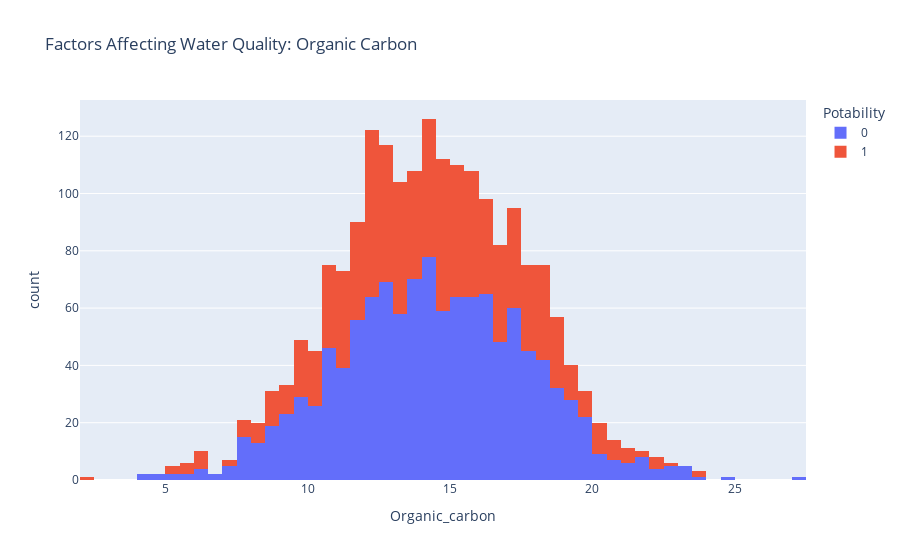

Notebook code for this chart:
### Markdown cell above
#### 8. Create a histogram chart to visualize the distribution of organic carbon in water

### Code cell
px.histogram(waterdf, x = "Organic_carbon", color = "Potability", title= "Factors Affecting Water Quality: Organic Carbon")

### Figure 1 — Plotly figure (JSON) as saved in the notebook; plotly's stock layout.template omitted (floating-point values rounded to 4 significant figures; data arrays with more than 128 entries replaced by an {"elided": "..."} marker saying what was removed)
{"data": [{"bingroup": "x", "hovertemplate": "Potability=0<br>Organic_carbon=%{x}<br>count=%{y}<extra></extra>", "legendgroup": "0", "marker": {"color": "#636efa", "pattern": {"shape": ""}}, "name": "0", "orientation": "v", "showlegend": true, "type": "histogram", "x": {"elided": "1200 float values"}, "xaxis": "x", "yaxis": "y"}, {"bingroup": "x", "hovertemplate": "Potability=1<br>Organic_carbon=%{x}<br>count=%{y}<extra></extra>", "legendgroup": "1", "marker": {"color": "#EF553B", "pattern": {"shape": ""}}, "name": "1", "orientation": "v", "showlegend": true, "type": "histogram", "x": {"elided": "811 float values"}, "xaxis": "x", "yaxis": "y"}], "layout": {"barmode": "relative", "legend": {"title": {"text": "Potability"}, "tracegroupgap": 0}, "title": {"text": "Factors Affecting Water Quality: Organic Carbon"}, "xaxis": {"anchor": "y", "domain": [0, 1], "title": {"text": "Organic_carbon"}}, "yaxis": {"anchor": "x", "domain": [0, 1], "title": {"text": "count"}}}}
